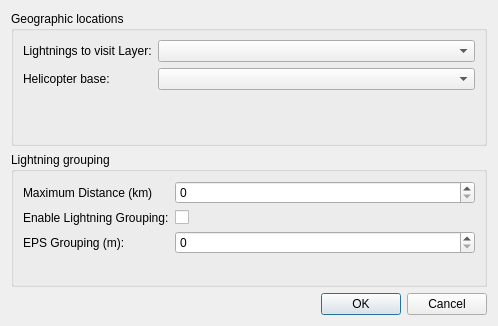
<?xml version="1.0" encoding="UTF-8"?>
<ui version="4.0">
 <class>Dialog</class>
 <widget class="QDialog" name="Dialog">
  <property name="geometry">
   <rect>
    <x>0</x>
    <y>0</y>
    <width>498</width>
    <height>326</height>
   </rect>
  </property>
  <property name="windowTitle">
   <string>Lightnings Routing Parameters</string>
  </property>
  <layout class="QGridLayout" name="gridLayout">
   <item row="1" column="0">
    <widget class="QDialogButtonBox" name="buttonBox">
     <property name="orientation">
      <enum>Qt::Horizontal</enum>
     </property>
     <property name="standardButtons">
      <set>QDialogButtonBox::Cancel|QDialogButtonBox::Ok</set>
     </property>
    </widget>
   </item>
   <item row="0" column="0">
    <layout class="QVBoxLayout" name="verticalLayout">
     <item>
      <widget class="QGroupBox" name="groupBox">
       <property name="title">
        <string>Geographic locations</string>
       </property>
       <layout class="QGridLayout" name="gridLayout_2">
        <item row="0" column="0">
         <layout class="QFormLayout" name="formLayout">
          <item row="0" column="0">
           <widget class="QLabel" name="label">
            <property name="text">
             <string>Lightnings to visit Layer:</string>
            </property>
           </widget>
          </item>
          <item row="1" column="0">
           <widget class="QLabel" name="label_2">
            <property name="text">
             <string>Helicopter base:</string>
            </property>
           </widget>
          </item>
          <item row="0" column="1">
           <widget class="QgsMapLayerComboBox" name="cbo_layer_lightnings"/>
          </item>
          <item row="1" column="1">
           <widget class="QgsMapLayerComboBox" name="cbo_layer_helicopter"/>
          </item>
         </layout>
        </item>
       </layout>
      </widget>
     </item>
     <item>
      <widget class="QGroupBox" name="groupBox_2">
       <property name="title">
        <string>Lightning grouping</string>
       </property>
       <layout class="QGridLayout" name="gridLayout_3">
        <item row="1" column="0">
         <layout class="QFormLayout" name="formLayout_2">
          <item row="1" column="0">
           <widget class="QLabel" name="label_3">
            <property name="text">
             <string>Enable Lightning Grouping:</string>
            </property>
           </widget>
          </item>
          <item row="2" column="0">
           <widget class="QLabel" name="label_4">
            <property name="text">
             <string>EPS Grouping (m):</string>
            </property>
           </widget>
          </item>
          <item row="1" column="1">
           <widget class="QCheckBox" name="chk_enable_grouping">
            <property name="text">
             <string/>
            </property>
           </widget>
          </item>
          <item row="0" column="0">
           <widget class="QLabel" name="label_5">
            <property name="text">
             <string>Maximum Distance (km)</string>
            </property>
           </widget>
          </item>
          <item row="2" column="1">
           <widget class="QSpinBox" name="spn_eps">
            <property name="enabled">
             <bool>true</bool>
            </property>
           </widget>
          </item>
          <item row="0" column="1">
           <widget class="QSpinBox" name="spn_max_distance"/>
          </item>
         </layout>
        </item>
       </layout>
      </widget>
     </item>
    </layout>
   </item>
  </layout>
 </widget>
 <customwidgets>
  <customwidget>
   <class>QgsMapLayerComboBox</class>
   <extends>QComboBox</extends>
   <header>qgsmaplayercombobox.h</header>
  </customwidget>
 </customwidgets>
 <resources/>
 <connections>
  <connection>
   <sender>buttonBox</sender>
   <signal>accepted()</signal>
   <receiver>Dialog</receiver>
   <slot>accept()</slot>
   <hints>
    <hint type="sourcelabel">
     <x>248</x>
     <y>254</y>
    </hint>
    <hint type="destinationlabel">
     <x>157</x>
     <y>274</y>
    </hint>
   </hints>
  </connection>
  <connection>
   <sender>buttonBox</sender>
   <signal>rejected()</signal>
   <receiver>Dialog</receiver>
   <slot>reject()</slot>
   <hints>
    <hint type="sourcelabel">
     <x>316</x>
     <y>260</y>
    </hint>
    <hint type="destinationlabel">
     <x>286</x>
     <y>274</y>
    </hint>
   </hints>
  </connection>
 </connections>
</ui>
